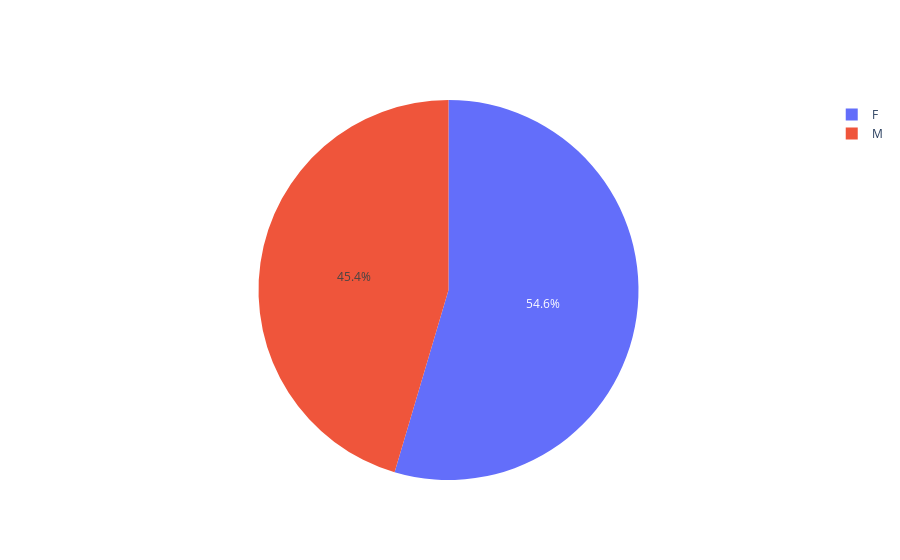

The cell this chart's notebook holds for it:
### Markdown cell above
Question 4:


Gender Distribution.

### Code cell
labels = list(data['gender'].value_counts().index)
values = list(data['gender'].value_counts().values)

fig = go.Figure(data = [go.Pie(labels = labels, values = values)])
fig.show()

### Figure 1 — Plotly figure (JSON) as saved in the notebook; plotly's stock layout.template omitted (floating-point values rounded to 4 significant figures)
{"data": [{"labels": ["F", "M"], "type": "pie", "values": [5458, 4542]}], "layout": {}}
